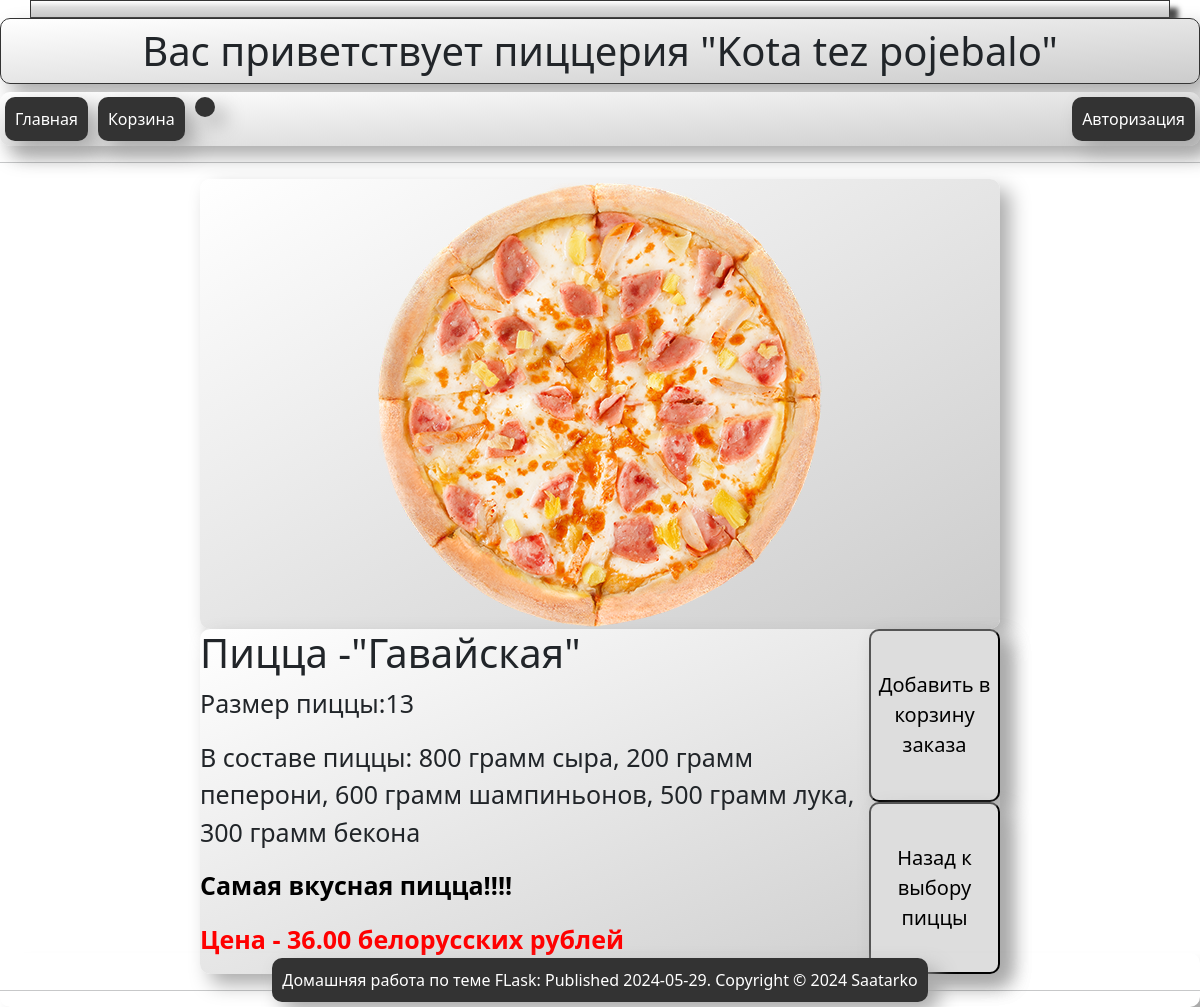
The page /pizza/Гавайская on the database its author committed.
### main.py (models this page shows)
class Recipes(db.Model):
    id_recipe = db.Column(db.Integer, primary_key=True)
    name_recipe = db.Column(db.String(50), unique=True)
    size = db.Column(db.Integer)
    cheese = db.Column(db.Integer)
    pepperoni = db.Column(db.Integer)
    mushrooms = db.Column(db.Integer)
    onions = db.Column(db.Integer)
    bacon = db.Column(db.Integer)
    price = db.Column(db.Integer)
    description = db.Column(db.Text)
    eng_name = db.Column(db.Text)

### main.py (the view)
@app.route('/pizza/<string:pizza>')   # Функция обработки страницы конкретной пиццы
def get_pizza_interface(pizza):
    if pizza != 'favicon.ico':
        pizza = SyncORM.get_pizza(pizza)
        temp = pizza.eng_name
        path = '/media/examples/' + temp + '.png'
        return render_template('pizza.html', pizza=pizza, temp_path=path)

### main.py (called while the page is built)
    @staticmethod
    def get_pizza(name):
        with app.app_context():
            query = db.select(Recipes)
            result = db.session.execute(query)
            recipes = result.scalars().all()
            for i in recipes:
                if i.name_recipe == name:
                    return i

### templates/pizza.html (shortened to what this page needs)
{% extends "base.html" %}
{% block no_bootstrap_content %}
    <div class="flex_body-pizza">
             <img src="{{ url_for('static', filename=temp_path) }}" alt="{{pizza.name_recipe}}" />
    </div>
    <div class="flex_body-pizza">
         <div class="flex_body-pizza-child">
            <h1>Пицца -"{{pizza.name_recipe}}"</h1>
            <p> Размер пиццы:{{ pizza.size }}</p>
            <p>В составе пиццы: {{(pizza.cheese)*100}} грамм сыра, {{pizza.pepperoni*100}} грамм пеперони,
            {{pizza.mushrooms*100}} грамм шампиньонов, {{pizza.onions*100}} грамм лука, {{pizza.bacon*100}} грамм бекона
            </p>
            <p class="description">{{ pizza.description }}</p>
             <p class="price">Цена - {{pizza.price}}.00 белорусских рублей</p>
         </div>
         <div class="flex_body-pizza-child">
            <div >
                <div>
                    <button onclick="redirectToUrl3()" class="button_pizza">Добавить в корзину заказа</button>
                </div>
                <div>
                    <button onclick="redirectToUrl4()" class="button_pizza">Назад к выбору пиццы</button>
                </div>
            </div>
         </div>
    </div>
{% endblock %}

### static/style.css (style rules this page uses)
body { background-image: url('/static/media/examples/wood.jpg'); }
h1 { color: black; font-size: 40px justify-content: center; font-weight: 700 }
.price { color: red; font-size: 30px; font-weight: 900; }
.description { color: black; font-size: 20px; font-weight: 600; }
.flex_body-pizza { display: flex; width: 800px; margin: 0 auto; background: linear-gradient(to bottom right, #ffffff, #cccccc); box-shadow: 10px 10px 20px #aaaaaa; border-radius: 10px; gap: 0px; justify-content: center; align-content: center; z-index: 5; }
.flex_body-pizza-child { justify-content: center; flex-direction: row; align-items: center; }
.flex_body-pizza-child p { font-size: 25px; }
.button_pizza { display: flex; flex-direction: column; width: 100%; height: 50%; gap: 10px; background-color: #ddd; color: black; box-shadow: 10px 10px 20px #aaaaaa; border-radius: 10px; justify-content: center; align-content: center; font-size: 20px; }

### rows shown on the page
Recipes: name_recipe "Гавайская", size "13", (pizza.cheese)*100 "800", pizza.pepperoni*100 "200", pizza.mushrooms*100 "600", pizza.onions*100 "500", pizza.bacon*100 "300", description "Самая вкусная пицца!!!!", price "36"

### other values the page prints
{{ 'Вас приветствует пиццерия "Kota tez pojebalo" ' }} "Вас приветствует пиццерия \"Kota tez pojebalo\""
